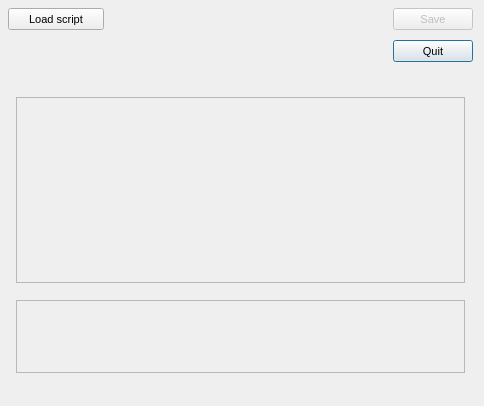
<?xml version="1.0"?>
<ui version="4.0">
  <class>Form</class>
  <widget class="QDialog" name="IDD_LOCALIZESCRIPT">
    <property name="geometry">
      <rect>
        <x>0</x>
        <y>0</y>
        <width>484</width>
        <height>406</height>
      </rect>
    </property>
    <property name="windowTitle">
      <string>Script String Editor</string>
    </property>
    <property name="font">
      <font>
        <family>Liberation Sans</family>
        <pointsize>8</pointsize>
        <bold>false</bold>
        <italic>false</italic>
      </font>
    </property>
    <property name="enabled">
      <bool>true</bool>
    </property>
    <property name="windowFlags">
      <set>Qt::Dialog|Qt::WindowCloseButtonHint</set>
    </property>
    <property name="minimumSize">
      <size>
        <width>484</width>
        <height>406</height>
      </size>
    </property>
    <property name="maximumSize">
      <size>
        <width>484</width>
        <height>406</height>
      </size>
    </property>
    <widget class="QPushButton" name="IDC_LOADSCRIPT">
      <property name="geometry">
        <rect>
          <x>8</x>
          <y>8</y>
          <width>96</width>
          <height>22</height>
        </rect>
      </property>
      <property name="text">
        <string>Load script</string>
      </property>
      <property name="visible">
        <bool>true</bool>
      </property>
      <property name="enabled">
        <bool>true</bool>
      </property>
      <property name="default">
        <bool>false</bool>
      </property>
      <property name="autoDefault">
        <bool>false</bool>
      </property>
    </widget>
    <widget class="QPushButton" name="IDC_SAVE">
      <property name="geometry">
        <rect>
          <x>393</x>
          <y>8</y>
          <width>80</width>
          <height>22</height>
        </rect>
      </property>
      <property name="text">
        <string>Save</string>
      </property>
      <property name="visible">
        <bool>true</bool>
      </property>
      <property name="enabled">
        <bool>false</bool>
      </property>
      <property name="default">
        <bool>false</bool>
      </property>
      <property name="autoDefault">
        <bool>false</bool>
      </property>
    </widget>
    <widget class="QPushButton" name="IDOK">
      <property name="geometry">
        <rect>
          <x>393</x>
          <y>40</y>
          <width>80</width>
          <height>22</height>
        </rect>
      </property>
      <property name="text">
        <string>Quit</string>
      </property>
      <property name="visible">
        <bool>true</bool>
      </property>
      <property name="enabled">
        <bool>true</bool>
      </property>
      <property name="default">
        <bool>true</bool>
      </property>
      <property name="autoDefault">
        <bool>true</bool>
      </property>
    </widget>
    <widget class="QListWidget" name="IDC_STRINGLIST">
      <property name="geometry">
        <rect>
          <x>16</x>
          <y>97</y>
          <width>449</width>
          <height>186</height>
        </rect>
      </property>
      <property name="visible">
        <bool>true</bool>
      </property>
      <property name="enabled">
        <bool>false</bool>
      </property>
      <property name="selectionMode">
        <enum>QAbstractItemView::SingleSelection</enum>
      </property>
    </widget>
    <widget class="QTextEdit" name="IDC_STRINGEDIT">
      <property name="geometry">
        <rect>
          <x>16</x>
          <y>300</y>
          <width>449</width>
          <height>73</height>
        </rect>
      </property>
      <property name="visible">
        <bool>true</bool>
      </property>
      <property name="enabled">
        <bool>false</bool>
      </property>
      <property name="tabChangesFocus">
        <bool>false</bool>
      </property>
      <property name="horizontalScrollBarPolicy">
        <enum>Qt::ScrollBarAsNeeded</enum>
      </property>
    </widget>
    <action name="IDD_ORPHANHUNTER">
      <property name="text">
        <string>Orphan Hunter</string>
      </property>
    </action>
    <action name="IDD_REORDER_PAGES">
      <property name="text">
        <string>Reorder Net Pages</string>
      </property>
    </action>
    <action name="IDD_SHOW_ALL_CHECKED_OUT">
      <property name="text">
        <string>Show All Pages Checked Out</string>
      </property>
    </action>
    <action name="IDM_IMPORT_BITMAP">
      <property name="text">
        <string>Bitmap/Animation Converter...</string>
      </property>
    </action>
    <action name="ID_APP_ABOUT">
      <property name="text">
        <string>&amp;About editor...</string>
      </property>
    </action>
    <action name="ID_APP_EXIT">
      <property name="text">
        <string>E&amp;xit</string>
      </property>
      <property name="shortcut">
        <string>Alt+X</string>
      </property>
    </action>
    <action name="ID_BRIEFING_EDITOR">
      <property name="text">
        <string>Briefing Editor...</string>
      </property>
    </action>
    <action name="ID_BUTTON_LIGHTING">
      <property name="text">
        <string>ID_BUTTON_LIGHTING</string>
      </property>
    </action>
    <action name="ID_BUTTON_OUTLINE">
      <property name="text">
        <string>ID_BUTTON_OUTLINE</string>
      </property>
    </action>
    <action name="ID_BUTTON_WINDOWSELECTION">
      <property name="text">
        <string>ID_BUTTON_WINDOWSELECTION</string>
      </property>
    </action>
    <action name="ID_D3HELP">
      <property name="text">
        <string>Help on D3 Editor</string>
      </property>
    </action>
    <action name="ID_EDITORS_AIPROPERTIES">
      <property name="text">
        <string>AI Properties...</string>
      </property>
    </action>
    <action name="ID_EDITORS_AMBIENTSOUNDS">
      <property name="text">
        <string>Ambient Sounds...</string>
      </property>
    </action>
    <action name="ID_EDITORS_DALLAS">
      <property name="text">
        <string>Dallas Graphical Script Editor...</string>
      </property>
    </action>
    <action name="ID_EDITORS_FILES">
      <property name="text">
        <string>Files...</string>
      </property>
    </action>
    <action name="ID_EDITORS_MEGACELLS">
      <property name="text">
        <string>Megacells...</string>
      </property>
    </action>
    <action name="ID_EDIT_ADDSELECT">
      <property name="text">
        <string>Add Current Room to Selected List</string>
      </property>
    </action>
    <action name="ID_EDIT_ATTACH">
      <property name="text">
        <string>&amp;Attach</string>
      </property>
    </action>
    <action name="ID_EDIT_CLEARSELECTED">
      <property name="text">
        <string>Clear Selected List</string>
      </property>
    </action>
    <action name="ID_EDIT_COPY">
      <property name="text">
        <string>&amp;Copy</string>
      </property>
      <property name="shortcut">
        <string>Ctrl+Ins</string>
      </property>
    </action>
    <action name="ID_EDIT_CUT">
      <property name="text">
        <string>Cu&amp;t</string>
      </property>
      <property name="shortcut">
        <string>Shift+Del</string>
      </property>
    </action>
    <action name="ID_EDIT_DELETE">
      <property name="text">
        <string>&amp;Delete</string>
      </property>
    </action>
    <action name="ID_EDIT_LOADSCRAP">
      <property name="text">
        <string>Load Scrap from Disk</string>
      </property>
    </action>
    <action name="ID_EDIT_PASTE">
      <property name="text">
        <string>&amp;Paste</string>
      </property>
      <property name="shortcut">
        <string>Shift+Ins</string>
      </property>
    </action>
    <action name="ID_EDIT_PLACE">
      <property name="text">
        <string>&amp;Place in Mine</string>
      </property>
    </action>
    <action name="ID_EDIT_PLACE_TERRAIN">
      <property name="text">
        <string>&amp;Place on Terrain</string>
      </property>
    </action>
    <action name="ID_EDIT_REMOVESELECT">
      <property name="text">
        <string>Remove Current Room from Selected List</string>
      </property>
    </action>
    <action name="ID_EDIT_SAVESCRAP">
      <property name="text">
        <string>Save Scrap to Disk</string>
      </property>
    </action>
    <action name="ID_EDIT_SELECTATTACHED">
      <property name="text">
        <string>Select All Rooms Attached to Current Room</string>
      </property>
    </action>
    <action name="ID_EDIT_UNDO">
      <property name="text">
        <string>&amp;Undo</string>
      </property>
      <property name="shortcut">
        <string>Alt+Backspace</string>
      </property>
    </action>
    <action name="ID_FILE_AUTOSAVE">
      <property name="text">
        <string>Autosave</string>
      </property>
      <property name="checkable">
        <bool>true</bool>
      </property>
    </action>
    <action name="ID_FILE_CHECKMINE">
      <property name="text">
        <string>&amp;Check Mine</string>
      </property>
    </action>
    <action name="ID_FILE_FIXCRACKS">
      <property name="text">
        <string>Fix Level Cracks</string>
      </property>
    </action>
    <action name="ID_FILE_FIXDEGENERATEFACES">
      <property name="text">
        <string>Fix/Remove Degenerate Faces</string>
      </property>
    </action>
    <action name="ID_FILE_IMPORT_ROOM">
      <property name="text">
        <string>Import 3DSMax Room</string>
      </property>
    </action>
    <action name="ID_FILE_INFORMATION">
      <property name="text">
        <string>&amp;Information</string>
      </property>
      <property name="shortcut">
        <string>Alt+I</string>
      </property>
    </action>
    <action name="ID_FILE_LEAVE_EDITOR">
      <property name="text">
        <string>Go to main menu...</string>
      </property>
    </action>
    <action name="ID_FILE_LEVELPROPS">
      <property name="text">
        <string>Set Selected Room(s) Properties</string>
      </property>
    </action>
    <action name="ID_FILE_LEVEL_INFO">
      <property name="text">
        <string>Edit Level Info...</string>
      </property>
    </action>
    <action name="ID_FILE_MRU_FILE1">
      <property name="text">
        <string>Recent File</string>
      </property>
      <property name="enabled">
        <bool>false</bool>
      </property>
    </action>
    <action name="ID_FILE_NEW">
      <property name="text">
        <string>&amp;New</string>
      </property>
      <property name="shortcut">
        <string>Ctrl+N</string>
      </property>
    </action>
    <action name="ID_FILE_OPEN">
      <property name="text">
        <string>&amp;Open...</string>
      </property>
      <property name="shortcut">
        <string>Ctrl+O</string>
      </property>
    </action>
    <action name="ID_FILE_PLAY640X480">
      <property name="text">
        <string>&amp;Play in 640 x 480</string>
      </property>
      <property name="shortcut">
        <string>Alt+P</string>
      </property>
    </action>
    <action name="ID_FILE_PREFERENCES">
      <property name="text">
        <string>Preferences</string>
      </property>
    </action>
    <action name="ID_FILE_PRINT">
      <property name="text">
        <string>&amp;Print...</string>
      </property>
      <property name="shortcut">
        <string>Ctrl+P</string>
      </property>
    </action>
    <action name="ID_FILE_PRINT_PREVIEW">
      <property name="text">
        <string>Print Pre&amp;view</string>
      </property>
    </action>
    <action name="ID_FILE_PRINT_SETUP">
      <property name="text">
        <string>P&amp;rint Setup...</string>
      </property>
    </action>
    <action name="ID_FILE_REMOVEDUPLICATEFACESFROMCURRENTROOM">
      <property name="text">
        <string>Remove Duplicate Faces from Current Room</string>
      </property>
    </action>
    <action name="ID_FILE_REMOVEEXTRAPOINTS">
      <property name="text">
        <string>Remove Extra Points</string>
      </property>
    </action>
    <action name="ID_FILE_RESTOREGAMESTATE">
      <property name="text">
        <string>Restore Gamestate</string>
      </property>
    </action>
    <action name="ID_FILE_SAVE">
      <property name="text">
        <string>&amp;Save</string>
      </property>
      <property name="shortcut">
        <string>Ctrl+S</string>
      </property>
    </action>
    <action name="ID_FILE_SAVEGOALTEXT">
      <property name="text">
        <string>Save Goal Text to File</string>
      </property>
    </action>
    <action name="ID_FILE_SAVE_AS">
      <property name="text">
        <string>Save &amp;As...</string>
      </property>
    </action>
    <action name="ID_FILE_SAVE_COPY_AS">
      <property name="text">
        <string>Save Copy &amp;As...</string>
      </property>
    </action>
    <action name="ID_FILE_STATS">
      <property name="text">
        <string>Show Level Stats</string>
      </property>
    </action>
    <action name="ID_FILE_UPDATE">
      <property name="text">
        <string>&amp;Update</string>
      </property>
      <property name="shortcut">
        <string>Ctrl+S</string>
      </property>
    </action>
    <action name="ID_FILE_VERIFY_LEVEL">
      <property name="text">
        <string>Verify Level</string>
      </property>
    </action>
    <action name="ID_HOTSPOT_TGA">
      <property name="text">
        <string>HotSpot TGA Extractor...</string>
      </property>
    </action>
    <action name="ID_MINE_VIEW">
      <property name="text">
        <string>Mine View</string>
      </property>
      <property name="shortcut">
        <string>F2</string>
      </property>
    </action>
    <action name="ID_OBJBUTTON">
      <property name="text">
        <string>ID_OBJBUTTON</string>
      </property>
    </action>
    <action name="ID_OBJECT_DELETEOBJECT">
      <property name="text">
        <string>Delete Object</string>
      </property>
      <property name="shortcut">
        <string>Del</string>
      </property>
    </action>
    <action name="ID_OBJECT_MOVEPLAYER">
      <property name="text">
        <string>Move Player 0 to Viewer</string>
      </property>
    </action>
    <action name="ID_OBJECT_PLACECAMERAATCURRENTFACE">
      <property name="text">
        <string>Create New Camera at Current Face</string>
      </property>
    </action>
    <action name="ID_OBJECT_PLACECAMERAATVIEWER">
      <property name="text">
        <string>Create New Camera at Viewer</string>
      </property>
    </action>
    <action name="ID_OBJECT_PLACEOBJECT">
      <property name="text">
        <string>Place Object</string>
      </property>
      <property name="shortcut">
        <string>Ins</string>
      </property>
    </action>
    <action name="ID_OBJECT_PLACESOUNDSOURCEATVIEWER">
      <property name="text">
        <string>Create SoundSource at Viewer</string>
      </property>
    </action>
    <action name="ID_OBJECT_PLACEWAYPOINTATVIEWER">
      <property name="text">
        <string>Place Waypoint at Viewer</string>
      </property>
    </action>
    <action name="ID_OBJECT_SELECTBYNUMBER">
      <property name="text">
        <string>Select Object By Number</string>
      </property>
    </action>
    <action name="ID_OBJECT_SETCAMERAFROMVIEWER">
      <property name="text">
        <string>Move Camera to Viewer</string>
      </property>
    </action>
    <action name="ID_OBJECT_SETVIEWERFROMCAMERA">
      <property name="text">
        <string>Move Viewer to Camera</string>
      </property>
    </action>
    <action name="ID_OSIRISCOMPILE">
      <property name="text">
        <string>ID_OSIRISCOMPILE</string>
      </property>
    </action>
    <action name="ID_REINIT_OPENGL">
      <property name="text">
        <string>ID_REINIT_OPENGL</string>
      </property>
    </action>
    <action name="ID_ROOM_ADD">
      <property name="text">
        <string>&amp;Add Room at Current Face</string>
      </property>
      <property name="shortcut">
        <string>Shift+A</string>
      </property>
    </action>
    <action name="ID_ROOM_ADDVERTTONEWFACE">
      <property name="text">
        <string>Add Vert to New Face</string>
      </property>
      <property name="shortcut">
        <string>Shift+V</string>
      </property>
    </action>
    <action name="ID_ROOM_ATTACHROOM">
      <property name="text">
        <string>Attach Room</string>
      </property>
    </action>
    <action name="ID_ROOM_BUILDBRIDGE">
      <property name="text">
        <string>&amp;Build Bridge</string>
      </property>
    </action>
    <action name="ID_ROOM_BUILDSMOOTHBRIDGE">
      <property name="text">
        <string>Build Smooth Bridge</string>
      </property>
      <property name="shortcut">
        <string>Ctrl+B</string>
      </property>
    </action>
    <action name="ID_ROOM_CLEARCENTERPOINT">
      <property name="text">
        <string>Clear Center Point</string>
      </property>
    </action>
    <action name="ID_ROOM_COMBINE">
      <property name="text">
        <string>Combine Rooms</string>
      </property>
    </action>
    <action name="ID_ROOM_DELETE">
      <property name="text">
        <string>Delete Current Room</string>
      </property>
    </action>
    <action name="ID_ROOM_DELETECONNECTEDFACES">
      <property name="text">
        <string>Delete Connected Faces</string>
      </property>
    </action>
    <action name="ID_ROOM_DELETEFACE">
      <property name="text">
        <string>Delete Current Face</string>
      </property>
    </action>
    <action name="ID_ROOM_DELETEPORTAL">
      <property name="text">
        <string>Delete Current Portal</string>
      </property>
    </action>
    <action name="ID_ROOM_DELETEVERT">
      <property name="text">
        <string>Delete Current Vert From Face</string>
      </property>
    </action>
    <action name="ID_ROOM_DROPROOM">
      <property name="text">
        <string>Drop Room</string>
      </property>
    </action>
    <action name="ID_ROOM_FACE_ADDVERTTOEDGE">
      <property name="text">
        <string>Add Vert To Edge</string>
      </property>
    </action>
    <action name="ID_ROOM_FACE_DELETEVERTONEDGE">
      <property name="text">
        <string>Delete Vert on Edge</string>
      </property>
    </action>
    <action name="ID_ROOM_FACE_MOVEVERTONEDGE">
      <property name="text">
        <string>Move Vert on Edge</string>
      </property>
    </action>
    <action name="ID_ROOM_FACE_SPLITFACE">
      <property name="text">
        <string>Split Face</string>
      </property>
    </action>
    <action name="ID_ROOM_FINISHNEWFACE">
      <property name="text">
        <string>Add Last Point to New Face (Finish Face)</string>
      </property>
    </action>
    <action name="ID_ROOM_GRABTEXTURE">
      <property name="text">
        <string>Grab Texture</string>
      </property>
      <property name="shortcut">
        <string>G</string>
      </property>
    </action>
    <action name="ID_ROOM_JOINROOMS">
      <property name="text">
        <string>Join Rooms</string>
      </property>
    </action>
    <action name="ID_ROOM_JOINROOMSEXACT">
      <property name="text">
        <string>Join Rooms Exact</string>
      </property>
    </action>
    <action name="ID_ROOM_JOIN_ADJACENT_FACES">
      <property name="text">
        <string>Join Adjacent Faces</string>
      </property>
    </action>
    <action name="ID_ROOM_LINKTONEWEXTERNAL">
      <property name="text">
        <string>Link Room to New External Room</string>
      </property>
    </action>
    <action name="ID_ROOM_MARK">
      <property name="text">
        <string>&amp;Mark Room/Face</string>
      </property>
      <property name="shortcut">
        <string>Ctrl+M</string>
      </property>
    </action>
    <action name="ID_ROOM_MERGEOBJECTINTOROOM">
      <property name="text">
        <string>Merge Object into Room</string>
      </property>
    </action>
    <action name="ID_ROOM_NEXTFACE">
      <property name="text">
        <string>Next Face</string>
      </property>
      <property name="shortcut">
        <string>F</string>
      </property>
    </action>
    <action name="ID_ROOM_PLACEROOM">
      <property name="text">
        <string>Place Room at Current Room</string>
      </property>
    </action>
    <action name="ID_ROOM_PLACETERRAINROOM">
      <property name="text">
        <string>Place Room at Current Terrain Cell</string>
      </property>
    </action>
    <action name="ID_ROOM_PREVIOUSFACE">
      <property name="text">
        <string>Previous Face</string>
      </property>
      <property name="shortcut">
        <string>Shift+F</string>
      </property>
    </action>
    <action name="ID_ROOM_PROPAGATETOADJACENTCOPLANARFACES">
      <property name="text">
        <string>Propagate to Adjacent Coplanar Faces</string>
      </property>
      <property name="shortcut">
        <string>Ctrl+F</string>
      </property>
    </action>
    <action name="ID_ROOM_PROPAGATETOALL">
      <property name="text">
        <string>Propagate to All Faces in Room</string>
      </property>
      <property name="shortcut">
        <string>Shift+R</string>
      </property>
    </action>
    <action name="ID_ROOM_RENAMEROOM">
      <property name="text">
        <string>Rename Room</string>
      </property>
      <property name="shortcut">
        <string>Ctrl+R</string>
      </property>
    </action>
    <action name="ID_ROOM_ROTATEPLACEDROOM45DEGREES">
      <property name="text">
        <string>Rotate Placed Room 45 Degrees</string>
      </property>
    </action>
    <action name="ID_ROOM_SAVECURRENTROOM">
      <property name="text">
        <string>Save Current Room</string>
      </property>
    </action>
    <action name="ID_ROOM_SELECTBYNUMBER">
      <property name="text">
        <string>Select Room by Number</string>
      </property>
    </action>
    <action name="ID_ROOM_SELECTFACEBYNUMBER">
      <property name="text">
        <string>Select Face by Number</string>
      </property>
    </action>
    <action name="ID_ROOM_SETCENTERFROMVIEWER">
      <property name="text">
        <string>Set Room Center from Viewer</string>
      </property>
    </action>
    <action name="ID_ROOM_SNAPPLACEDROOM">
      <property name="text">
        <string>Snap Placed Room</string>
      </property>
    </action>
    <action name="ID_ROOM_SNAPPOINTTOEDGE">
      <property name="text">
        <string>Snap Point to Edge</string>
      </property>
    </action>
    <action name="ID_ROOM_SNAPPOINTTOFACE">
      <property name="text">
        <string>Snap Point to Face</string>
      </property>
    </action>
    <action name="ID_ROOM_SNAPPOINTTOPOINT">
      <property name="text">
        <string>Snap Point to Point</string>
      </property>
    </action>
    <action name="ID_ROOM_SPLITFACE">
      <property name="text">
        <string>Triangulate face</string>
      </property>
    </action>
    <action name="ID_ROOM_STARTNEWFACE">
      <property name="text">
        <string>Add First Point to New Face (Start Face)</string>
      </property>
    </action>
    <action name="ID_ROOM_SWAPMAKEDANDCURRENTROOMFACE">
      <property name="text">
        <string>Swap Marked and Current Room/Face</string>
      </property>
    </action>
    <action name="ID_ROOM_UNDOSNAP">
      <property name="text">
        <string>Undo Snap</string>
      </property>
    </action>
    <action name="ID_ROOM_UNPLACEROOM">
      <property name="text">
        <string>Un-place Room/Group/Door</string>
      </property>
    </action>
    <action name="ID_ROOM_VIEW">
      <property name="text">
        <string>Room View</string>
      </property>
      <property name="shortcut">
        <string>F4</string>
      </property>
    </action>
    <action name="ID_SCRIPT_LEVEL_INTERFACE">
      <property name="text">
        <string>Levels and Scripts...</string>
      </property>
    </action>
    <action name="ID_SUBEDITORS_FONT">
      <property name="text">
        <string>Font Editor...</string>
      </property>
    </action>
    <action name="ID_SUBEDITORS_HOGMAKER">
      <property name="text">
        <string>Hog Maker...</string>
      </property>
    </action>
    <action name="ID_SUBEDITORS_TABLEFILEEDIT">
      <property name="text">
        <string>Table File Text Editor...</string>
      </property>
    </action>
    <action name="ID_SUBEDITORS_TABLEFILEFILTER">
      <property name="text">
        <string>Table File Filter...</string>
      </property>
    </action>
    <action name="ID_TABLEEDIT_FILE_EXIT">
      <property name="text">
        <string>&amp;Exit</string>
      </property>
    </action>
    <action name="ID_TABLEEDIT_FILE_LOAD">
      <property name="text">
        <string>&amp;Load...</string>
      </property>
    </action>
    <action name="ID_TABLEEDIT_FILE_SAVE">
      <property name="text">
        <string>&amp;Save</string>
      </property>
    </action>
    <action name="ID_TABLEEDIT_FILE_SAVE_AS">
      <property name="text">
        <string>S&amp;ave as...</string>
      </property>
    </action>
    <action name="ID_TABLEFILTER_FILE_EXIT">
      <property name="text">
        <string>Exit</string>
      </property>
    </action>
    <action name="ID_TABLEFILTER_FILE_LOAD">
      <property name="text">
        <string>Load...</string>
      </property>
    </action>
    <action name="ID_TABLEFILTER_FILE_NEW">
      <property name="text">
        <string>New</string>
      </property>
    </action>
    <action name="ID_TABLEFILTER_FILE_SAVE">
      <property name="text">
        <string>Save</string>
      </property>
    </action>
    <action name="ID_TABLEFILTER_FILE_SAVEAS">
      <property name="text">
        <string>Save as...</string>
      </property>
    </action>
    <action name="ID_TERRAIN_VIEW">
      <property name="text">
        <string>Terrain View</string>
      </property>
      <property name="shortcut">
        <string>F3</string>
      </property>
    </action>
    <action name="ID_TEST_TEST1">
      <property name="text">
        <string>Test function 1</string>
      </property>
    </action>
    <action name="ID_TEST_TEST2">
      <property name="text">
        <string>Test function 2</string>
      </property>
    </action>
    <action name="ID_TEST_TEST3">
      <property name="text">
        <string>Test function 3</string>
      </property>
    </action>
    <action name="ID_TOOLS_WORLD_OBJECTS_BUILDINGS">
      <property name="text">
        <string>Buildings...</string>
      </property>
    </action>
    <action name="ID_TOOLS_WORLD_OBJECTS_CLUTTER">
      <property name="text">
        <string>Clutter...</string>
      </property>
    </action>
    <action name="ID_TOOLS_WORLD_OBJECTS_DOOR">
      <property name="text">
        <string>Doors...</string>
      </property>
    </action>
    <action name="ID_TOOLS_WORLD_OBJECTS_LIGHTS">
      <property name="text">
        <string>Lights...</string>
      </property>
    </action>
    <action name="ID_TOOLS_WORLD_OBJECTS_PLAYER">
      <property name="text">
        <string>Player Ships...</string>
      </property>
    </action>
    <action name="ID_TOOLS_WORLD_OBJECTS_POWERUPS">
      <property name="text">
        <string>Powerups...</string>
      </property>
    </action>
    <action name="ID_TOOLS_WORLD_OBJECTS_ROBOTS">
      <property name="text">
        <string>Robots...</string>
      </property>
    </action>
    <action name="ID_TOOLS_WORLD_OBJECTS_SOUND">
      <property name="text">
        <string>Sounds...</string>
      </property>
    </action>
    <action name="ID_TOOLS_WORLD_TEXTURES">
      <property name="text">
        <string>Textures...</string>
      </property>
    </action>
    <action name="ID_TOOLS_WORLD_WEAPONS">
      <property name="text">
        <string>Weapons...</string>
      </property>
    </action>
    <action name="ID_VIEW_CENTERONCUBE">
      <property name="text">
        <string>Center on Current &amp;Room</string>
      </property>
      <property name="shortcut">
        <string>Home</string>
      </property>
    </action>
    <action name="ID_VIEW_CENTERONMINE">
      <property name="text">
        <string>Center on &amp;Mine Origin</string>
      </property>
    </action>
    <action name="ID_VIEW_CENTERONOBJECT">
      <property name="text">
        <string>Center on Current &amp;Object</string>
      </property>
    </action>
    <action name="ID_VIEW_DELETEVIEWER">
      <property name="text">
        <string>Delete Viewer</string>
      </property>
    </action>
    <action name="ID_VIEW_FLIP">
      <property name="text">
        <string>Flip Viewer</string>
      </property>
      <property name="shortcut">
        <string>/</string>
      </property>
    </action>
    <action name="ID_VIEW_KEYPAD_TOGGLE">
      <property name="text">
        <string>Keypad</string>
      </property>
      <property name="shortcut">
        <string>F10</string>
      </property>
    </action>
    <action name="ID_VIEW_MOVECAMERATOCURRENTOBJECT">
      <property name="text">
        <string>Move camera to Current Object</string>
      </property>
    </action>
    <action name="ID_VIEW_MOVECAMERATOSELECTEDFACE">
      <property name="text">
        <string>Move camera to &amp;Current Face</string>
      </property>
      <property name="shortcut">
        <string>Shift+C</string>
      </property>
    </action>
    <action name="ID_VIEW_MOVECAMERATOSELECTEDROOM">
      <property name="text">
        <string>Move camera to &amp;Current Room</string>
      </property>
      <property name="shortcut">
        <string>C</string>
      </property>
    </action>
    <action name="ID_VIEW_NEWVIEWER">
      <property name="text">
        <string>New Viewer</string>
      </property>
    </action>
    <action name="ID_VIEW_NEXTVIEWER">
      <property name="text">
        <string>Next Viewer</string>
      </property>
    </action>
    <action name="ID_VIEW_RESETVIEWRADIUS">
      <property name="text">
        <string>Reset View Radius</string>
      </property>
    </action>
    <action name="ID_VIEW_SHOWOBJECTSINWIREFRAMEVIEW">
      <property name="text">
        <string>Show objects in Wireframe view</string>
      </property>
    </action>
    <action name="ID_VIEW_SHOWVIEWERFORWARDVECTOR">
      <property name="text">
        <string>Show Viewer Forward Vector</string>
      </property>
    </action>
    <action name="ID_VIEW_STATUS_BAR">
      <property name="text">
        <string>&amp;Status Bar</string>
      </property>
    </action>
    <action name="ID_VIEW_TEXTUREMINE">
      <property name="text">
        <string>Te&amp;xtured view</string>
      </property>
    </action>
    <action name="ID_VIEW_TOOLBAR">
      <property name="text">
        <string>&amp;Toolbar</string>
      </property>
    </action>
    <action name="ID_VIEW_VIEWPROP">
      <property name="text">
        <string>Display Viewer Properties</string>
      </property>
    </action>
    <action name="ID_VIEW_WIREFRAMEMINE">
      <property name="text">
        <string>&amp;Wireframe view</string>
      </property>
    </action>
    <action name="ID_WINDOW_CASCADE">
      <property name="text">
        <string>&amp;Cascade</string>
      </property>
    </action>
    <action name="ID_WINDOW_TILE">
      <property name="text">
        <string>&amp;Tile</string>
      </property>
    </action>
    <action name="ID_ZBUTTON">
      <property name="text">
        <string>ID_ZBUTTON</string>
      </property>
    </action>
  </widget>
</ui>
